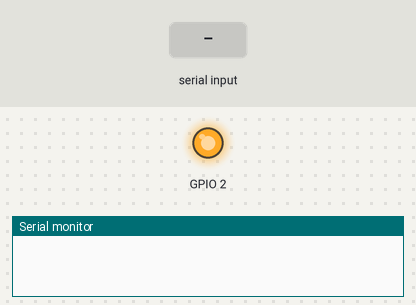
This program was run on a simulated ESP32. Shown: output pins drawn as LEDs (lit = HIGH), the last lines printed to the serial monitor. The inputs (shaded band) are chosen by the test bench.

Above: at 1.2 s.
1.3 s: "1" received over the second serial link
At 10.8 s:
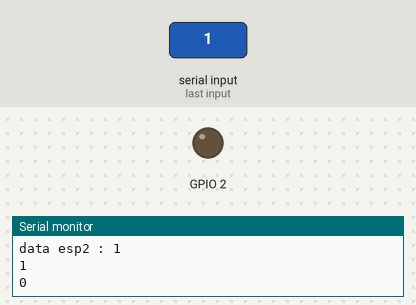
Timing chart, 0 to 16.5 s (numbered marks = the images above; inputs shaded):
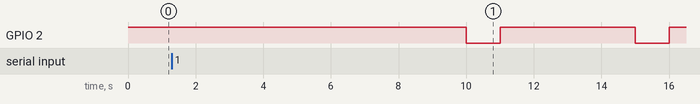

The program:

main.cpp
```cpp
// Sending/Receiving example
#include <Arduino.h>
#include <HardwareSerial.h>

HardwareSerial Receiver(2); // Define a Serial port instance called 'Receiver' using serial port 2

#define Receiver_Txd_pin 27
#define Receiver_Rxd_pin 14

long myInterval = 5000;
long myTime;
bool alive;

void setup() {
  //Serial.begin(Baud Rate, Data Protocol, Txd pin, Rxd pin);
  Serial.begin(9600);                                                   // Define and start serial monitor
  Receiver.begin(9600, SERIAL_8N1, Receiver_Txd_pin, Receiver_Rxd_pin); // Define and start Receiver serial port
  pinMode(2,OUTPUT);
  digitalWrite(2, HIGH);
}

void loop() {
  while (Receiver.available()) {                         // Wait for the Receiver to get the characters
    char x = Receiver.read();
    Serial.print("data esp2 : ");
    Serial.println(x);
    alive = true;
  }

  if(millis() >= myTime + myInterval){
    myTime = millis();
    Serial.println(alive);
    if(alive==true){
      alive = false;
    }

    else{
      digitalWrite(2,LOW);
      delay(1000);
      digitalWrite(2,HIGH);
    }


  }

}
```

Measured:
- by itself, GPIO 2: alternates HIGH for 4.0 s and LOW for 1.0 s
